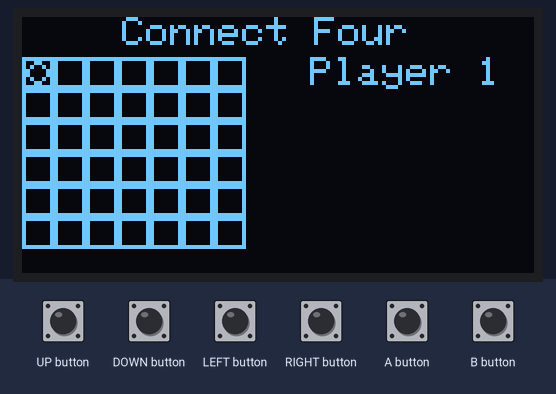
A sketch run on a simulated Arduboy, built with avr-gcc and run on an emulated ATmega32U4. Parts: 128×64 one-colour display. Inputs (shaded band) come from the test bench.

Above: at 1.2 s.
1.3 s: A button pressed for 0.15 s
At 2.0 s:
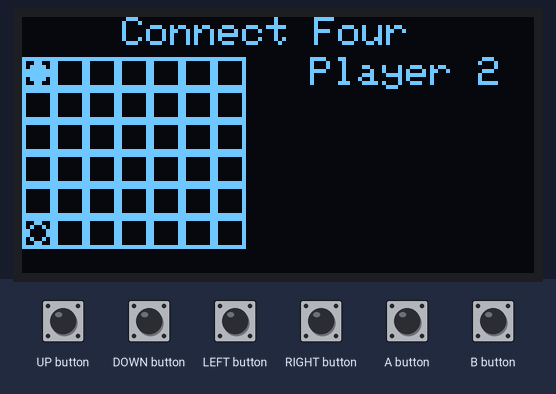
2.9 s: RIGHT button pressed for 0.15 s
At 3.8 s:
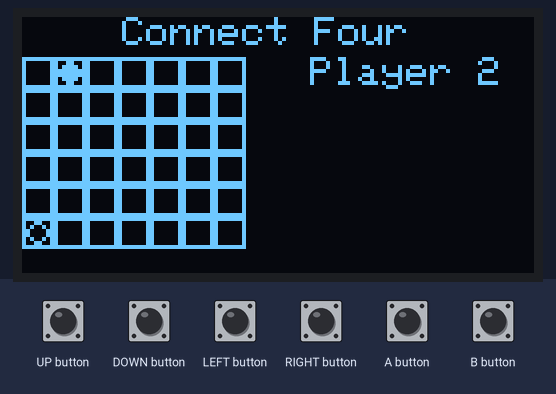
4.5 s: A button pressed for 1 s
At 5.7 s:
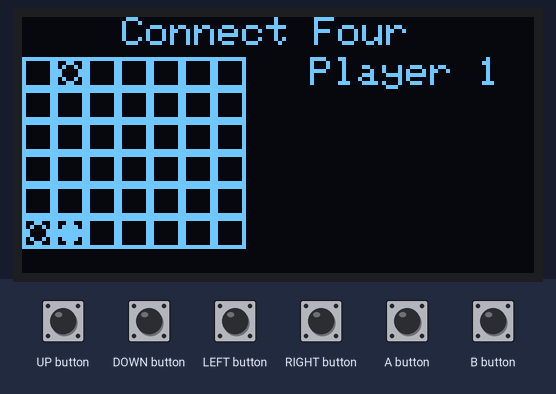
7.0 s: LEFT button pressed for 0.15 s
At 7.9 s:
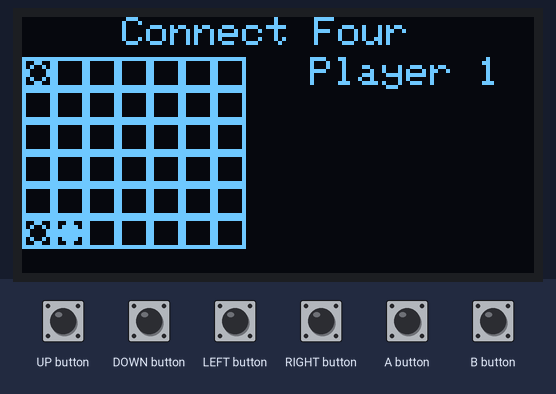
Timing chart, 0 to 9.6 s (numbered marks = the images above; inputs shaded):
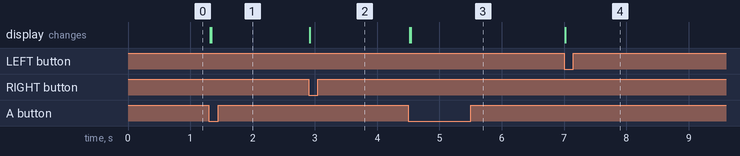

Measured:
- after the input at 1.3 s, the display: first changes at once (image 1 shows a later state)
- after the input at 2.9 s, the display: changes at once (image 2)
- after the input at 4.5 s, the display: first changes at once (image 3 shows a later state)
- after the input at 7.0 s, the display: changes at once (image 4)

The sketch:

connectFour.ino
```cpp
//Matt Peebles
//October 21, 2017
//Connect Four

#include <Arduboy.h>
Arduboy arduboy;

const unsigned char boardpiece[] PROGMEM = {
0xff, 0x81, 0x81, 0x81, 0x81, 0x81, 0x81, 0xff,
};

const unsigned char transpiece[] PROGMEM = {
0xff, 0x99, 0xa5, 0xc3, 0xc3, 0xa5, 0x99, 0xff,
};

const unsigned char solidpiece[] PROGMEM = {
0xff, 0x99, 0xbd, 0xff, 0xff, 0xbd, 0x99, 0xff,
};

int piecex = 0;
int piecey = 10;
int lateralbuffer = 0;
int abuffer = 0;
int player = 2;
int token = transpiece;
int currentcol = 0;
bool winstate = false;
int currentplayer = 1;
char board[7][6] = {
  {'_', '_', '_', '_', '_', '_'},
  {'_', '_', '_', '_', '_', '_'},
  {'_', '_', '_', '_', '_', '_'},
  {'_', '_', '_', '_', '_', '_'},
  {'_', '_', '_', '_', '_', '_'},
  {'_', '_', '_', '_', '_', '_'},
  {'_', '_', '_', '_', '_', '_'}
};

void drawBoard(){
  for(int backgroundx = 0, col=0; backgroundx<128, col < 7; backgroundx = backgroundx + 8, ++col){
      for( int backgroundy = 10, row=0; backgroundy < 74, row < 6; backgroundy = backgroundy + 8, ++row) {
        if(board[col][row] == 'O'){
          arduboy.drawBitmap(backgroundx,backgroundy, transpiece, 8, 8, WHITE);
        }
      else if(board[col][row] == 'X'){
          arduboy.drawBitmap(backgroundx,backgroundy, solidpiece, 8, 8, WHITE);
        }

        else {
          arduboy.drawBitmap(backgroundx,backgroundy, boardpiece, 8, 8, WHITE);
        }
    }
  }
}

void drawInfo(){
  arduboy.setCursor(25, 0);
  arduboy.print("Connect Four");
  arduboy.setCursor(72, 10);
  arduboy.print("Player ");
  arduboy.print(currentplayer);
}

void drawPiece(){

  if(currentplayer == 1){
    token = transpiece;
  }else{
    token = solidpiece;
  }

  if(arduboy.pressed(LEFT_BUTTON)  && lateralbuffer == 0 && currentcol > 0) {
      piecex = piecex - 8;
      --currentcol;
      lateralbuffer = 1;
  }
  if(arduboy.pressed(RIGHT_BUTTON) && lateralbuffer == 0 && currentcol < 6) {
      piecex = piecex + 8;
      ++currentcol;
      lateralbuffer = 1;
  }

  if(!arduboy.pressed(RIGHT_BUTTON) && !arduboy.pressed(LEFT_BUTTON)){
    lateralbuffer = 0;
  }

  arduboy.drawBitmap(piecex,piecey, token,8,8, WHITE);
}

void placePiece(){
  for( int i = 5; i >= 0; i--){
    if(board[currentcol][i] == '_' && currentplayer == 1){
      board[currentcol][i] = 'O';
      return;
    }
    else if(board[currentcol][i] == '_' && currentplayer == 2){
      board[currentcol][i] = 'X';
      return;
    }
  }
}

void play(){
  if(arduboy.pressed(A_BUTTON) && abuffer == 0){
    placePiece();
    drawBoard();
    abuffer = 1;

    if(currentplayer == 1){
      currentplayer = 2;
    } else{
      currentplayer = 1;
    }
  }
  if(!arduboy.pressed(A_BUTTON)){
    abuffer = 0;
  }
}

void setup(){
  arduboy.begin();
  arduboy.clear();
}


void loop(){
  arduboy.clear();
  drawBoard();
  drawPiece();
  drawInfo();
  play();
  arduboy.display();
}
```

connectFour.cpp
```cpp
//Matt Peebles
//October 21, 2017
//Connect Four

#include <Arduboy.h>
Arduboy arduboy;

const unsigned char boardpiece[] PROGMEM = {
0xff, 0x81, 0x81, 0x81, 0x81, 0x81, 0x81, 0xff,
};

const unsigned char transpiece[] PROGMEM = {
0xff, 0x99, 0xa5, 0xc3, 0xc3, 0xa5, 0x99, 0xff,
};

const unsigned char solidpiece[] PROGMEM = {
0xff, 0x99, 0xbd, 0xff, 0xff, 0xbd, 0x99, 0xff,
};

int piecex = 0;
int piecey = 10;
int lateralbuffer = 0;
int abuffer = 0;
int player = 2;
int token = transpiece;
int currentcol = 0;
bool winstate = false;
int currentplayer = 1;
char board[7][6] = {
  {'_', '_', '_', '_', '_', '_'},
  {'_', '_', '_', '_', '_', '_'},
  {'_', '_', '_', '_', '_', '_'},
  {'_', '_', '_', '_', '_', '_'},
  {'_', '_', '_', '_', '_', '_'},
  {'_', '_', '_', '_', '_', '_'},
  {'_', '_', '_', '_', '_', '_'}
};

void drawBoard(){
  for(int backgroundx = 0, col=0; backgroundx<128, col < 7; backgroundx = backgroundx + 8, ++col){
      for( int backgroundy = 10, row=0; backgroundy < 74, row < 6; backgroundy = backgroundy + 8, ++row) {
        if(board[col][row] == 'O'){
          arduboy.drawBitmap(backgroundx,backgroundy, transpiece, 8, 8, WHITE);
        }
      else if(board[col][row] == 'X'){
          arduboy.drawBitmap(backgroundx,backgroundy, solidpiece, 8, 8, WHITE);
        }

        else {
          arduboy.drawBitmap(backgroundx,backgroundy, boardpiece, 8, 8, WHITE);
        }
    }
  }
}

void drawInfo(){
  arduboy.setCursor(25, 0);
  arduboy.print("Connect Four");
  arduboy.setCursor(72, 10);
  arduboy.print("Player ");
  arduboy.print(currentplayer);
}

void drawPiece(){

  if(currentplayer == 1){
    token = transpiece;
  }else{
    token = solidpiece;
  }

  if(arduboy.pressed(LEFT_BUTTON)  && lateralbuffer == 0 && currentcol > 0) {
      piecex = piecex - 8;
      --currentcol;
      lateralbuffer = 1;
  }
  if(arduboy.pressed(RIGHT_BUTTON) && lateralbuffer == 0 && currentcol < 6) {
      piecex = piecex + 8;
      ++currentcol;
      lateralbuffer = 1;
  }

  if(!arduboy.pressed(RIGHT_BUTTON) && !arduboy.pressed(LEFT_BUTTON)){
    lateralbuffer = 0;
  }

  arduboy.drawBitmap(piecex,piecey, token,8,8, WHITE);
}

void placePiece(){
  for( int i = 5; i >= 0; i--){
    if(board[currentcol][i] == '_' && currentplayer == 1){
      board[currentcol][i] = 'O';
      return;
    }
    else if(board[currentcol][i] == '_' && currentplayer == 2){
      board[currentcol][i] = 'X';
      return;
    }
  }
}

void play(){
  if(arduboy.pressed(A_BUTTON) && abuffer == 0){
    placePiece();
    drawBoard();
    abuffer = 1;

    if(currentplayer == 1){
      currentplayer = 2;
    } else{
      currentplayer = 1;
    }
  }
  if(!arduboy.pressed(A_BUTTON)){
    abuffer = 0;
  }
}

void setup(){
  arduboy.begin();
  arduboy.clear();
}


void loop(){
  arduboy.clear();
  drawBoard();
  drawPiece();
  drawInfo();
  play();
  arduboy.display();
}
```
